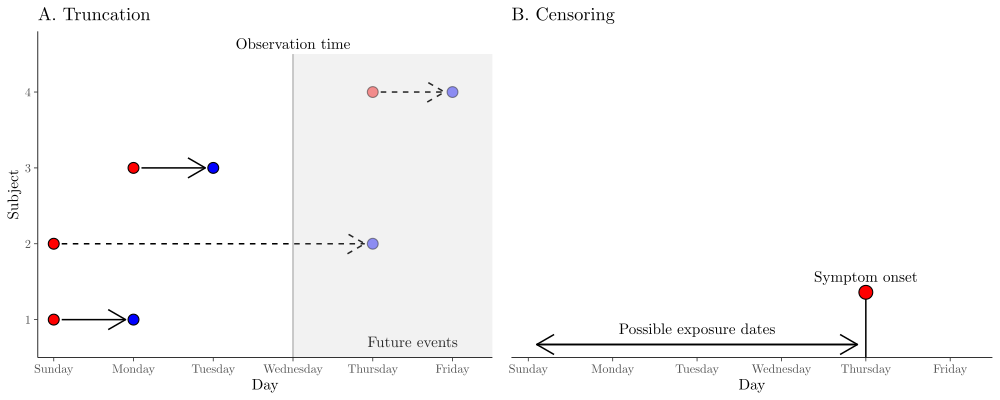

Source code (R):
library(ggplot2); theme_set(theme_bw())
library(gridExtra)
library(tikzDevice)

epsilon <- 0.1

g1 <- ggplot(NULL) +
  geom_point(aes(0, 0), size=3, shape=21, fill="red", stroke=1) +
  geom_point(aes(1, 0), size=3, shape=21, fill="blue", stroke=1) +
  geom_segment(aes(0+epsilon, 0, xend=1-epsilon, yend=0), arrow = arrow(length = unit(0.2, "inches")), lwd=1) + 
  geom_point(aes(0, 0.1), size=3, shape=21, fill="red", stroke=1) +
  geom_point(aes(4, 0.1), size=3, shape=21, fill="blue", stroke=1, alpha=0.5) +
  geom_segment(aes(0+epsilon, 0.1, xend=4-epsilon, yend=0.1), arrow = arrow(length = unit(0.2, "inches")), lwd=1, lty=2) +
  geom_point(aes(1, 0.2), size=3, shape=21, fill="red", stroke=1) +
  geom_point(aes(2, 0.2), size=3, shape=21, fill="blue", stroke=1) +
  geom_segment(aes(1+epsilon, 0.2, xend=2-epsilon, yend=0.2), arrow = arrow(length = unit(0.2, "inches")), lwd=1) +
  geom_point(aes(4, 0.3), size=3, shape=21, fill="red", stroke=1, alpha=0.5) +
  geom_point(aes(5, 0.3), size=3, shape=21, fill="blue", stroke=1, alpha=0.5) +
  geom_segment(aes(4+epsilon, 0.3, xend=5-epsilon, yend=0.3), arrow = arrow(length = unit(0.2, "inches")), lwd=1, lty=2) +
  geom_segment(aes(3, -0.05, xend=3, yend=0.35), lty=1, col="gray50") +
  annotate("text", x=3, y=0.35, label="Observation time", vjust=-0.5) +
  annotate("text", x=4.5, y=-0.05, label="Future events", vjust=-1) +
  geom_rect(aes(xmin=3, ymin=-0.05, xmax=5.5, ymax=0.35), fill="gray", alpha=0.2) +
  scale_x_continuous("Day", limits=c(-0.2, 5.5), expand=c(0, 0),
                     breaks=0:5,
                     labels=c("Sunday", "Monday", "Tuesday", "Wednesday", "Thursday", "Friday")) +
  scale_y_continuous("Subject", breaks=c(0, 0.1, 0.2, 0.3),
                     labels=c(1, 2, 3, 4),
                     limits=c(-0.05, 0.38), expand=c(0, 0)) +
  ggtitle("A. Truncation") +
  theme(
    panel.grid = element_blank(),
    panel.border = element_blank(),
    axis.line = element_line()
  )

## imagine a case where number of positive tests are reported every Monday
## actual testing time is unknown
g2 <- ggplot(NULL) +
  geom_segment(aes(4, 0, xend=4, yend=0.5), lwd=1) + 
  geom_point(aes(4, 0.5), size=4, shape=21, fill="red", stroke=1) +
  annotate("text", x=4, y=0.5, label=c("Symptom onset"), vjust=-1) +
  geom_segment(aes(0+epsilon, 0.1, xend=4-epsilon, yend=0.1), arrow = arrow(length = unit(0.2, "inches")), lwd=1, lty=1) +
  geom_segment(aes(4-epsilon, 0.1, xend=0+epsilon, yend=0.1), arrow = arrow(length = unit(0.2, "inches")), lwd=1, lty=1) +
  annotate("text", x=2, y=0.1, label=c("Possible exposure dates"), vjust=-1) +
  scale_x_continuous("Day", limits=c(-0.2, 5.5), expand=c(0, 0),
                     breaks=0:5,
                     labels=c("Sunday", "Monday", "Tuesday", "Wednesday", "Thursday", "Friday")) +
  scale_y_continuous(limit=c(0, 2.5),
                     expand=c(0, 0)) +
  ggtitle("B. Censoring") +
  theme(
    panel.grid = element_blank(),
    panel.border = element_blank(),
    axis.line.x = element_line(),
    axis.title.y = element_blank(),
    axis.text.y = element_blank(),
    axis.ticks.y = element_blank()
  )
  
tikz(file = "figure_latent_guide.tex", width = 10, height = 4, standAlone = T)
grid.arrange(g1, g2, nrow=1)
dev.off()
tools::texi2dvi('figure_latent_guide.tex', pdf = T, clean = T)
